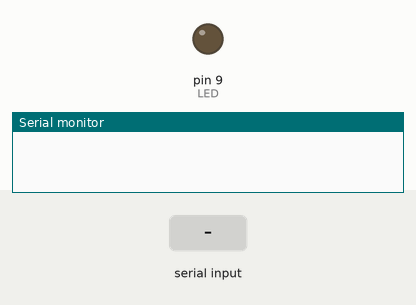
Recording of a sketch running on a simulated Arduino Uno, built with avr-gcc and run on an emulated ATmega328P. Parts: output pins drawn as LEDs (lit = HIGH), the last lines printed to the serial monitor. Inputs (shaded band) come from the test bench.

Above: at 1.2 s.
1.3 s: "1" received over Serial
At 2.4 s:
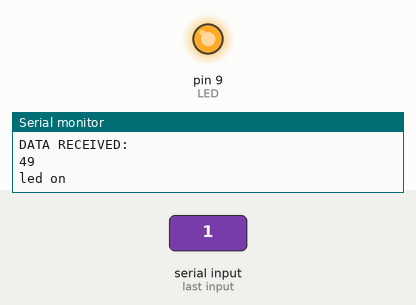
2.8 s: "0" received over Serial
At 3.5 s:
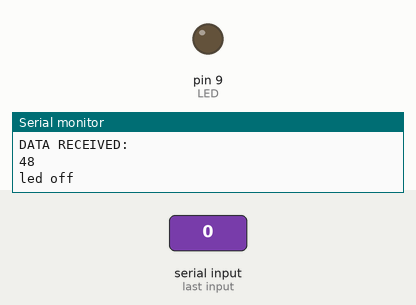
Timing chart, 0 to 5.8 s (numbered marks = the images above; inputs shaded):
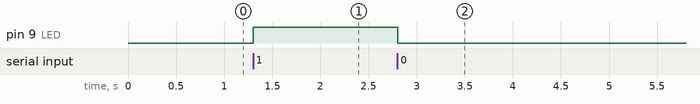

The sketch:

lesson_10.2.ino
```cpp
/*
  keyestudio Mini Tank Robot V3
  lesson 10.2
  Bluetooth
  http://www.keyestudio.com
*/
int LED = 9;
int ble_val; //Integer variable(used to store the value received by Bluetooth)

void setup() {
  Serial.begin(9600);
  pinMode(LED, OUTPUT);
}
void loop() {
  if (Serial.available() > 0) //Determine whether there is data in the serial port buffer
  {
    ble_val = Serial.read();  //Read the data in the serial port buffer
    Serial.println("DATA RECEIVED:");
    Serial.println(ble_val);
    if (ble_val == '1') {
      digitalWrite(LED, HIGH);
      Serial.println("led on");
    }
    if (ble_val == '0') {
      digitalWrite(LED, LOW);
      Serial.println("led off");
    }
  }
}
```

Measured:
- after the input at 1.3 s, pin 9 (LED): LOW → HIGH at once
- after the input at 2.8 s, pin 9 (LED): HIGH → LOW at once
